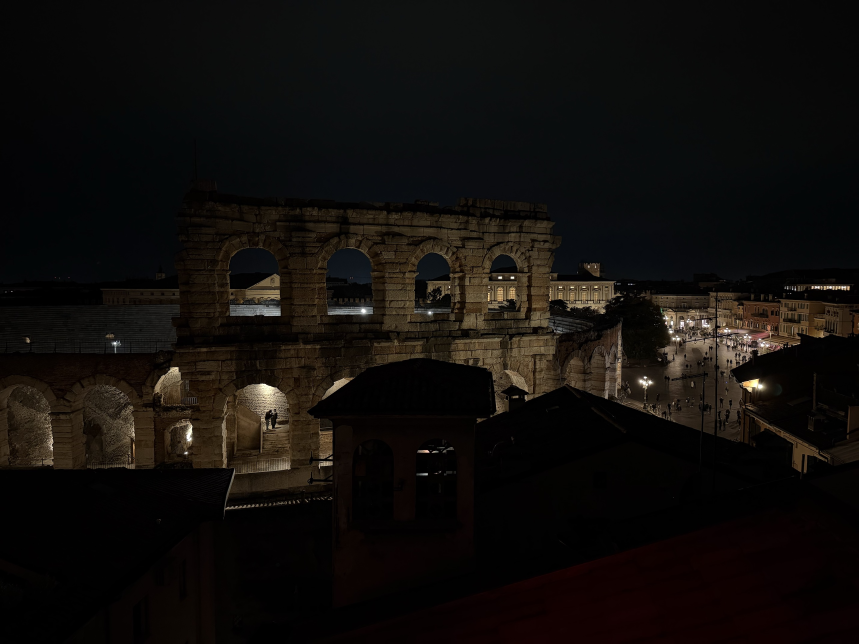
#> input picture data/original_img/arena.png, 2576 x 1932 px (shown at 1/3 size)
$ python main.py
#> lines starting #> are read from the running program, lines starting #| are printed output that depends on the picture
#> in main, image is the input picture: shape (1932, 2576, 3); mean B, G, R 11.4, 13.9, 17
### src/mod_img.py

"""
Data preparation: resizing and synthetic degradation of the input images
(contrast reduction + Gaussian noise).
"""

import cv2
import numpy as np


def resize_image(image, size):
    """
    Resize the image so that its shorter side equals `size`,
    then crop the center to obtain a size x size image.
    Preserves the aspect ratio (no distortion).
    """
#> called with size = 256
    h, w = image.shape[:2]
#> h = 1932; w = 2576

    # scale factor: the shorter side becomes `size`
    scale = size / min(h, w)
#> scale = 0.133
    new_w = max(size, round(w * scale))
#> new_w = 341
    new_h = max(size, round(h * scale))
#> new_h = 256
    resized = cv2.resize(image, (new_w, new_h), interpolation=cv2.INTER_AREA)

    # center crop
    y0 = (new_h - size) // 2
#> y0 = 0
    x0 = (new_w - size) // 2
#> x0 = 42
    return resized[y0:y0 + size, x0:x0 + size]

def reducing_contrast(image, alpha):
    """
    Reduce the contrast of the image while preserving its mean brightness:
    out = mean + alpha * (I - mean), with the global mean over all channels.
    alpha < 1 compresses pixel values toward the mean.
    """
#> called with alpha = 0.7
    mean = np.mean(image)
#> mean = 15.7
    beta = mean * (1 - alpha)
#> beta = 4.71
    reduced_contrast_image = cv2.convertScaleAbs(image, alpha=alpha, beta=beta)
    return reduced_contrast_image

def gaussian_noise(image, sigma):
    """
    Add zero-mean Gaussian noise to the image.
    sigma controls the noise intensity (standard deviation).
    """
#> called with sigma = 10
    noise = np.random.normal(0, sigma, image.shape)   # independent noise per pixel and channel
    noisy_image = image.astype(np.float32) + noise    # float avoids uint8 overflow/wrap-around
    noisy_image = np.clip(noisy_image, 0, 255)        # back to the valid range
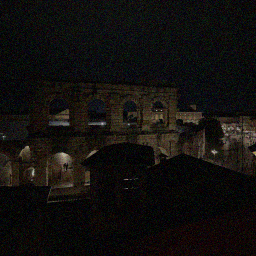
#> noisy_image: shape (256, 256, 3) float64; mean B, G, R 14.5, 16.5, 18.6
    return noisy_image.astype(np.uint8)

def modify_image(image, alpha, sigma):
    """
    Synthetic degradation: first reduce the contrast, then add Gaussian noise.
    """
    reduced_contrast_image = reducing_contrast(image, alpha)
    final_image = gaussian_noise(reduced_contrast_image, sigma)

    return final_image

### src/metrics.py

"""
Quality metrics: MSE, PSNR and SSIM between a reference image and a test image.
"""

import numpy as np
from skimage.metrics import structural_similarity


def metric_ssim(reference, test):
    """
    Compute the Structural Similarity Index (SSIM) between two color images.
    SSIM is computed on local windows (Gaussian-weighted) and averaged over
    the image and over the three channels. Range: [-1, 1], higher is better (1 = identical).
    """
    if reference.shape != test.shape:
        raise ValueError("Input images must have the same dimensions.")

    return structural_similarity(
        reference, test,
        data_range=255,              # uint8 images: values go from 0 to 255
        channel_axis=2,              # channels are on the third axis (H, W, C)
        gaussian_weights=True,       # Gaussian window, as in the original SSIM paper
        sigma=1.5,                   # std of the Gaussian window (11x11 window)
        use_sample_covariance=False, # population covariance, as in the original paper
    )


def metric_mse(reference, test):
    """
    Compute the Mean Squared Error (MSE) between two images.
    MSE is the average of the squared differences between pixel values.
    """
    if reference.shape != test.shape:
        raise ValueError("Input images must have the same dimensions.")

    # float avoids uint8 wrap-around when subtracting (e.g. 10 - 20 = 246 in uint8)
    mse = np.mean((reference.astype(np.float32) - test.astype(np.float32)) ** 2)
#> mse = 126
    return mse

def metric_psnr(reference, test, max_val=255):
    """
    Compute the Peak Signal-to-Noise Ratio (PSNR) between two images, in dB:
    PSNR = 10 * log10(max_val^2 / MSE). Higher is better.
    Returns inf when the images are identical (MSE = 0).
    """
    mse = metric_mse(reference, test)
#> mse = 126
    if mse == 0:
        return float('inf')
    psnr = 10 * np.log10((max_val ** 2) / mse)
#> psnr = 27.13
    return psnr

### src/stretching_mthd.py

"""
Method 2: linear contrast stretching, applied to each BGR channel separately.
"""

import numpy as np

def stretching_canalBGR (image, a, b , PERCENTILE_LOW, PERCENTILE_HIGH):

    """
    Stretch the pixel values of a BGR image to a specified range [a, b].
    This function applies linear contrast stretching to each channel independently.

    Parameters:
    - image: Input BGR image (numpy array).
    - a: Lower bound of the desired output range.
    - b: Upper bound of the desired output range.
    - PERCENTILE_LOW: percentile used as the lower limit of the input range (e.g. 0.5).
    - PERCENTILE_HIGH: percentile used as the upper limit of the input range (e.g. 99.5).

    Returns:
    - Stretched BGR image (numpy array) with pixel values in the range [a, b].
    """
    # Ensure the input image is in float format for calculations
    image_float = image.astype(np.float32)

    # Initialize an empty array for the stretched image
    stretched_image = np.zeros_like(image_float)

    # Process each channel independently
    for channel in range(3):  # Assuming the image has 3 channels (B,G,R)
        channel_data = image_float[:, :, channel]

        # Robust min/max: percentiles ignore a few extreme pixels (e.g. noise outliers)
        min_val = np.percentile(channel_data, PERCENTILE_LOW)
        max_val = np.percentile(channel_data, PERCENTILE_HIGH)

        # Apply linear contrast stretching formula
        # out = (I - low) * (b - a) / (high - low) + a
        stretched_channel = (channel_data - min_val) * ((b - a) / (max_val - min_val)) + a

        # Clip values to ensure they are within [a, b]
        stretched_channel = np.clip(stretched_channel, a, b)

        # Assign the stretched channel back to the output image
        stretched_image[:, :, channel] = stretched_channel

    # Convert back to uint8 format for display or saving
    return stretched_image.astype(np.uint8)

### src/equalization_mthd.py
"""
Method 3: histogram equalization on the V channel of HSV.
"""

import cv2


def equalization_HSV(image):
    """
    Equalize the histogram of the V (value) channel of a BGR image,
    leaving hue (H) and saturation (S) unchanged.
    V = max(B, G, R) does not follow perceived brightness, so saturated
    colors can change more than expected.

    Parameters:
    - image: input BGR image (uint8).

    Returns:
    - equalized BGR image (uint8).
    """
    # Convert BGR to HSV
    hsv = cv2.cvtColor(image, cv2.COLOR_BGR2HSV)

    # Equalize only V: spreads the brightness values over the full range [0, 255]
    hsv[:, :, 2] = cv2.equalizeHist(hsv[:, :, 2])

    # Convert back to BGR
    equalized_image = cv2.cvtColor(hsv, cv2.COLOR_HSV2BGR)

    return equalized_image

### src/denoising_mthd.py

"""
Method 4: denoising with two filters, bilateral and non-local means.
"""

import cv2

def denoising_bilateral(image, d, sigma_color, sigma_space):
    """
    Apply bilateral filtering to denoise the image.
    Each pixel becomes a weighted average of its neighbors; weights depend on
    spatial distance and color similarity, so edges between different colors are kept.

    Parameters:
    - image: Input image (numpy array).
    - d: Diameter of each pixel neighborhood.
    - sigma_color: Filter sigma in color space.
    - sigma_space: Filter sigma in coordinate space.

    Returns:
    - Denoised image (numpy array).
    """
    denoised_image = cv2.bilateralFilter(image, d, sigma_color, sigma_space)
    return denoised_image

def denoising_non_local_means(image, h, template_window_size, search_window_size):
    """
    Apply Non-Local Means Denoising to the image.
    Each pixel is averaged with pixels whose surrounding patches look alike,
    even if they are far apart within the search window.

    Parameters:
    - image: Input image (numpy array).
    - h: Parameter regulating filter strength.
    - template_window_size: Size of the template patch.
    - search_window_size: Size of the window used to compute weighted average.

    Returns:
    - Denoised image (numpy array).
    """

    # h is used for both luminance and color components (h and hColor)
    denoised_image = cv2.fastNlMeansDenoisingColored(image, None, h, h, template_window_size, search_window_size)
    return denoised_image

### src/visualization.py

"""
Comparison figures for the report: one 2-row grid per image.
"""


import cv2
import matplotlib
matplotlib.use("Agg")    # must be set before importing pyplot; no windows, figures are only saved to file
import matplotlib.pyplot as plt


def to_rgb(image_bgr):
    """OpenCV images are BGR, matplotlib expects RGB."""
    return cv2.cvtColor(image_bgr, cv2.COLOR_BGR2RGB)


def save_comparison_figure(name, resized, degraded, real_results, degraded_results, metrics_by_method, out_path):
    """
    Save a 2-row comparison grid for one image.
    Row 1 (real):      resized original | each method applied to the original
    Row 2 (synthetic): degraded         | each method applied to the degraded image
    Titles in row 2 report PSNR and SSIM against the resized original.

    - real_results / degraded_results: dict  method name -> result image (BGR)
    - metrics_by_method: dict  method name -> (psnr, ssim); must include "baseline"
    """
    n_cols = 1 + len(degraded_results)
    fig, axes = plt.subplots(2, n_cols, figsize=(3 * n_cols, 7.5))

    # Row 1: real image and methods applied to it (qualitative only)
    axes[0, 0].imshow(to_rgb(resized))
    axes[0, 0].set_title("original (real)", fontsize=9)
    for col, (method, img) in enumerate(real_results.items(), start=1):
        axes[0, col].imshow(to_rgb(img))
        axes[0, col].set_title(f"{method} (real)", fontsize=9)

    # Row 2: degraded image and methods applied to it (with metrics)
    psnr_b, ssim_b = metrics_by_method["baseline"]
    axes[1, 0].imshow(to_rgb(degraded))
    axes[1, 0].set_title(f"degraded\nPSNR {psnr_b:.2f} dB | SSIM {ssim_b:.3f}", fontsize=9)
    for col, (method, img) in enumerate(degraded_results.items(), start=1):
        psnr_v, ssim_v = metrics_by_method[method]
        axes[1, col].imshow(to_rgb(img))
        axes[1, col].set_title(f"{method}\nPSNR {psnr_v:.2f} dB | SSIM {ssim_v:.3f}", fontsize=9)

    for ax in axes.ravel():
        ax.axis("off")             # no ticks: these are images, not plots

    fig.suptitle(f"{name} - metrics (row 2) computed against original (real)", fontsize=12)
    fig.tight_layout()
    fig.subplots_adjust(hspace=0.35)     # extra vertical space so the two-line titles do not overlap
    fig.savefig(out_path, dpi=150)
    plt.close(fig)                 # free memory

### src/main.py
import os
import cv2
import numpy as np
import csv
from pathlib import Path

import mod_img
import metrics
import stretching_mthd
import equalization_mthd
import denoising_mthd
import visualization

# ---------------- Experiment parameters (documented in README and report) ----------------
# Data preparation
RESIZE_SIZE = 256        # output size (pixels) of the resized images
ALPHA = 0.7              # contrast reduction factor (1 = unchanged)
SIGMA = 10               # std of the Gaussian noise (0-255 scale)
SEED = 42                # random seed for noise generation

# Method 2: linear stretching
PERCENTILE_LOW = 0.5     # lower percentile for contrast stretching
PERCENTILE_HIGH = 99.5   # upper percentile for contrast stretching

# Method 4: denoising
BILATERAL_D = 9                # diameter of the pixel neighborhood
BILATERAL_SIGMA_COLOR = 75     # how different two colors can be and still be averaged
BILATERAL_SIGMA_SPACE = 75     # how far two pixels can be and still be averaged
NLM_H = 10                     # filter strength (higher = more noise removed, less detail)
NLM_TEMPLATE_WINDOW = 7        # size of the patches compared
NLM_SEARCH_WINDOW = 21         # size of the area where similar patches are searched
# -------------------------------------------------------------------------------------------

IMAGE_NAMES = ["arena", "firenze", "ippopotamo", "panda", "penna"]

BASE_DIR = Path(__file__).resolve().parent.parent   # project folder (above src)
INPUT_DIR = BASE_DIR / "data" / "original_img"
RESIZED_DIR = BASE_DIR / "data" / "resized_img"
DEGRADED_DIR = BASE_DIR / "data" / "degraded_img"
OUTPUT_DIR_PROCESSED = BASE_DIR / "output" / "processed_img"
STRETCHING_DIR = OUTPUT_DIR_PROCESSED / "stretching_img"
EQUALIZATION_DIR = OUTPUT_DIR_PROCESSED / "equalization_img"
DENOISING_DIR = OUTPUT_DIR_PROCESSED / "denoising_img"
COMPARISON_DIR = BASE_DIR / "output" / "comparison_img"
METRICS_CSV = BASE_DIR / "output" / "metrics.csv"

# File naming scheme for processed images: <image>_<degraded|real>_<method>.png
# where <method> is the same name used in metrics.csv


def main():
    np.random.seed(SEED)  # for reproducibility of the noise

    os.makedirs(RESIZED_DIR, exist_ok=True)
    os.makedirs(DEGRADED_DIR, exist_ok=True)
    os.makedirs(STRETCHING_DIR, exist_ok=True)
    os.makedirs(EQUALIZATION_DIR, exist_ok=True)
    os.makedirs(DENOISING_DIR, exist_ok=True)
    os.makedirs(COMPARISON_DIR, exist_ok=True)

    results = []   # one entry per (image, method): later written to metrics.csv

    for name in IMAGE_NAMES:
        input_path = INPUT_DIR / f"{name}.png"
        image = cv2.imread(str(input_path))
        if image is None:
            print(f"Error: could not read '{input_path}'")
            continue

        # --- Data preparation ---
        resized_image = mod_img.resize_image(image, RESIZE_SIZE)
        degraded_image = mod_img.modify_image(resized_image, ALPHA, SIGMA)
        cv2.imwrite(str(RESIZED_DIR / f"{name}_resized.png"), resized_image)
        cv2.imwrite(str(DEGRADED_DIR / f"{name}_degraded.png"), degraded_image)

        # --- Method 1: baseline (degraded image, no processing) ---
        psnr_baseline = metrics.metric_psnr(resized_image, degraded_image)
#> psnr_baseline = 27.13
        ssim_baseline = metrics.metric_ssim(resized_image, degraded_image)
#> ssim_baseline = 0.462
        results.append({"image": name, "method": "baseline", "psnr": psnr_baseline, "ssim": ssim_baseline})

        # Collect results of this image for the comparison figure
        # (keys are the panel titles shown in the figure, not the CSV method names)
        real_results = {}
        degraded_results = {}
        metrics_by_method = {"baseline": (psnr_baseline, ssim_baseline)}
#> metrics_by_method = {'baseline': (27.13, 0.462)}

        # --- Method 2: linear stretching (per channel) ---
        # on the degraded image -> evaluated with metrics
        stretched_deg = stretching_mthd.stretching_canalBGR(degraded_image, 0, 255, PERCENTILE_LOW, PERCENTILE_HIGH)
#> the loop in stretching_canalBGR, `for channel in range(3):` made 3 passes
#> max_val on passes 1 to 3: 84, 98, 108
#> after the loop in stretching_canalBGR, `for channel in range(3):`:
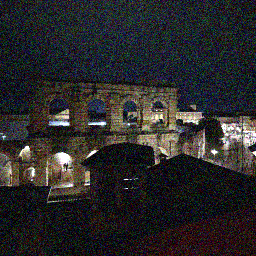
#> stretched_image: shape (256, 256, 3) float32; mean B, G, R 42.3, 41.5, 42.7
        cv2.imwrite(str(STRETCHING_DIR / f"{name}_degraded_stretching.png"), stretched_deg)
        psnr_stretched = metrics.metric_psnr(resized_image, stretched_deg)
#> psnr_stretched = 16.49
        ssim_stretched = metrics.metric_ssim(resized_image, stretched_deg)
#> ssim_stretched = 0.142
        results.append({"image": name, "method": "stretching", "psnr": psnr_stretched, "ssim": ssim_stretched})

        # on the real (resized) image -> qualitative evaluation only
        stretched_real = stretching_mthd.stretching_canalBGR(resized_image, 0, 255, PERCENTILE_LOW, PERCENTILE_HIGH)
#> call 2 of stretching_canalBGR, with a = 0, b = 255, PERCENTILE_LOW = 0.5, PERCENTILE_HIGH = 99.5
#> the loop in stretching_canalBGR (call 2), `for channel in range(3):` made 3 passes
#> max_val on passes 1 to 3: 109, 128.3, 145
#> pass 1, in stretching_canalBGR (call 2), `channel_data = image_float[:, :, channel]`:
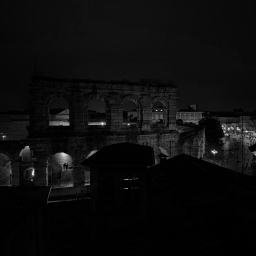
#> channel_data: shape (256, 256) float32; min 0, max 251, mean 12.7
#> after the loop in stretching_canalBGR (call 2), `for channel in range(3):`:
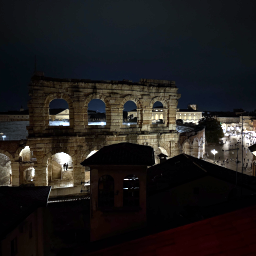
#> stretched_image: shape (256, 256, 3) float32; mean B, G, R 29.3, 30.7, 32.9
        cv2.imwrite(str(STRETCHING_DIR / f"{name}_real_stretching.png"), stretched_real)

        degraded_results["stretching"] = stretched_deg
        real_results["stretching"] = stretched_real
        metrics_by_method["stretching"] = (psnr_stretched, ssim_stretched)

        # --- Method 3: histogram equalization (HSV) ---
        # on the degraded image -> evaluated with metrics
        equalized_hsv = equalization_mthd.equalization_HSV(degraded_image)
#> in equalization_HSV, `hsv = cv2.cvtColor(image, cv2.COLOR_BGR2HSV)`: hsv: shape (256, 256, 3); mean H, S, V 78.2, 189, 24.6
#> in equalization_HSV, `hsv[:, :, 2] = cv2.equalizeHist(hsv[:, :, 2])`: hsv: shape (256, 256, 3); mean H, S, V 78.2, 189, 129.4
#> in equalization_HSV, `equalized_image = cv2.cvtColor(hsv, cv2.COLOR_HSV2BGR)`:
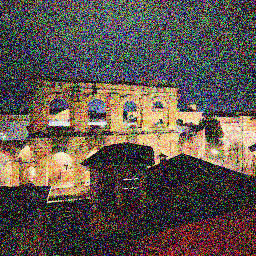
#> equalized_image: shape (256, 256, 3); mean B, G, R 73.2, 82.3, 92.7
        cv2.imwrite(str(EQUALIZATION_DIR / f"{name}_degraded_equalization_hsv.png"), equalized_hsv)
        psnr_equalized = metrics.metric_psnr(resized_image, equalized_hsv)
#> psnr_equalized = 8.91
        ssim_equalized = metrics.metric_ssim(resized_image, equalized_hsv)
#> ssim_equalized = 0.0419
        results.append({"image": name, "method": "equalization_hsv", "psnr": psnr_equalized, "ssim": ssim_equalized})

        # on the real (resized) image -> qualitative evaluation only
        equalized_real = equalization_mthd.equalization_HSV(resized_image)
#> in equalization_HSV (call 2), `hsv = cv2.cvtColor(image, cv2.COLOR_BGR2HSV)`: hsv: shape (256, 256, 3); mean H, S, V 45, 102.9, 20.1
#> in equalization_HSV (call 2), `hsv[:, :, 2] = cv2.equalizeHist(hsv[:, :, 2])`: hsv: shape (256, 256, 3); mean H, S, V 45, 102.9, 129.6
#> in equalization_HSV (call 2), `equalized_image = cv2.cvtColor(hsv, cv2.COLOR_HSV2BGR)`:
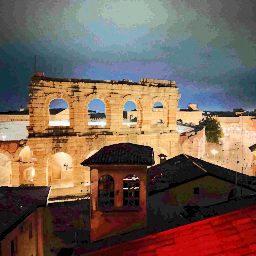
#> equalized_image: shape (256, 256, 3); mean B, G, R 84.8, 96.8, 117.1
        cv2.imwrite(str(EQUALIZATION_DIR / f"{name}_real_equalization_hsv.png"), equalized_real)

        degraded_results["equalization HSV"] = equalized_hsv
        real_results["equalization HSV"] = equalized_real
        metrics_by_method["equalization HSV"] = (psnr_equalized, ssim_equalized)

        # --- Method 4: denoising (bilateral) ---
        # on the degraded image -> evaluated with metrics
        denoised_bilateral = denoising_mthd.denoising_bilateral(degraded_image, d=BILATERAL_D, sigma_color=BILATERAL_SIGMA_COLOR, sigma_space=BILATERAL_SIGMA_SPACE)
        cv2.imwrite(str(DENOISING_DIR / f"{name}_degraded_denoising_bilateral.png"), denoised_bilateral)
        psnr_denoised_bilateral = metrics.metric_psnr(resized_image, denoised_bilateral)
#> psnr_denoised_bilateral = 28.81
        ssim_denoised_bilateral = metrics.metric_ssim(resized_image, denoised_bilateral)
#> ssim_denoised_bilateral = 0.725
        results.append({"image": name, "method": "denoising_bilateral", "psnr": psnr_denoised_bilateral, "ssim": ssim_denoised_bilateral})

        # on the real (resized) image -> qualitative evaluation only
        denoised_bilateral_real = denoising_mthd.denoising_bilateral(resized_image, d=BILATERAL_D, sigma_color=BILATERAL_SIGMA_COLOR, sigma_space=BILATERAL_SIGMA_SPACE)
        cv2.imwrite(str(DENOISING_DIR / f"{name}_real_denoising_bilateral.png"), denoised_bilateral_real)

        degraded_results["bilateral"] = denoised_bilateral
        real_results["bilateral"] = denoised_bilateral_real
        metrics_by_method["bilateral"] = (psnr_denoised_bilateral, ssim_denoised_bilateral)

        # --- Method 4: denoising (non-local means) ---
        # on the degraded image -> evaluated with metrics
        denoised_nlm = denoising_mthd.denoising_non_local_means(degraded_image, h=NLM_H, template_window_size=NLM_TEMPLATE_WINDOW, search_window_size=NLM_SEARCH_WINDOW)
        cv2.imwrite(str(DENOISING_DIR / f"{name}_degraded_denoising_nlm.png"), denoised_nlm)
        psnr_denoised_nlm = metrics.metric_psnr(resized_image, denoised_nlm)
#> psnr_denoised_nlm = 27.87
        ssim_denoised_nlm = metrics.metric_ssim(resized_image, denoised_nlm)
#> ssim_denoised_nlm = 0.524
        results.append({"image": name, "method": "denoising_nlm", "psnr": psnr_denoised_nlm, "ssim": ssim_denoised_nlm})

        # on the real (resized) image -> qualitative evaluation only
        denoised_nlm_real = denoising_mthd.denoising_non_local_means(resized_image, h=NLM_H, template_window_size=NLM_TEMPLATE_WINDOW, search_window_size=NLM_SEARCH_WINDOW)
        cv2.imwrite(str(DENOISING_DIR / f"{name}_real_denoising_nlm.png"), denoised_nlm_real)

        degraded_results["NLM"] = denoised_nlm
        real_results["NLM"] = denoised_nlm_real
        metrics_by_method["NLM"] = (psnr_denoised_nlm, ssim_denoised_nlm)

        print(f"{name}: PSNR baseline = {psnr_baseline:.2f} dB, stretching = {psnr_stretched:.2f} dB, equalization HSV = {psnr_equalized:.2f} dB, denoising bilateral = {psnr_denoised_bilateral:.2f} dB, denoising NLM = {psnr_denoised_nlm:.2f} dB \n\tSSIM baseline = {ssim_baseline:.4f}, stretching = {ssim_stretched:.4f}, equalization HSV = {ssim_equalized:.4f}, denoising bilateral = {ssim_denoised_bilateral:.4f}, denoising NLM = {ssim_denoised_nlm:.4f}")
#| arena: PSNR baseline = 27.13 dB, stretching = 16.49 dB, equalization HSV = 8.91 dB, denoising bilateral = 28.81 dB, denoising NLM = 27.87 dB
#| 	SSIM baseline = 0.4620, stretching = 0.1422, equalization HSV = 0.0419, denoising bilateral = 0.7251, denoising NLM = 0.5236

        # --- Comparison figure for this image ---
        visualization.save_comparison_figure(
            name, resized_image, degraded_image,
            real_results, degraded_results, metrics_by_method,
            COMPARISON_DIR / f"{name}_comparison.png",
        )
#> in save_comparison_figure, `n_cols = 1 + len(degraded_results)`: n_cols = 5
#> the loop in save_comparison_figure, `for col, (method, img) in enumerate(real_results.items(), start=1):` made 4 passes
#> method on passes 1 to 4: 'stretching', 'equalization HSV', 'bilateral', 'NLM'
#> in save_comparison_figure, `psnr_b, ssim_b = metrics_by_method["baseline"]`: psnr_b = 27.13; ssim_b = 0.462
#> the loop in save_comparison_figure, `for col, (method, img) in enumerate(degraded_results.items(), start=1):` made 4 passes
#> (method, psnr_v, ssim_v) on passes 1 to 4: ('stretching', 16.49, 0.142), ('equalization HSV', 8.91, 0.0419), ('bilateral', 28.81, 0.725), ('NLM', 27.87, 0.524)
#> the loop in save_comparison_figure, `for ax in axes.ravel():` made 10 passes
#> in save_comparison_figure, `fig.savefig(out_path, dpi=150)`:
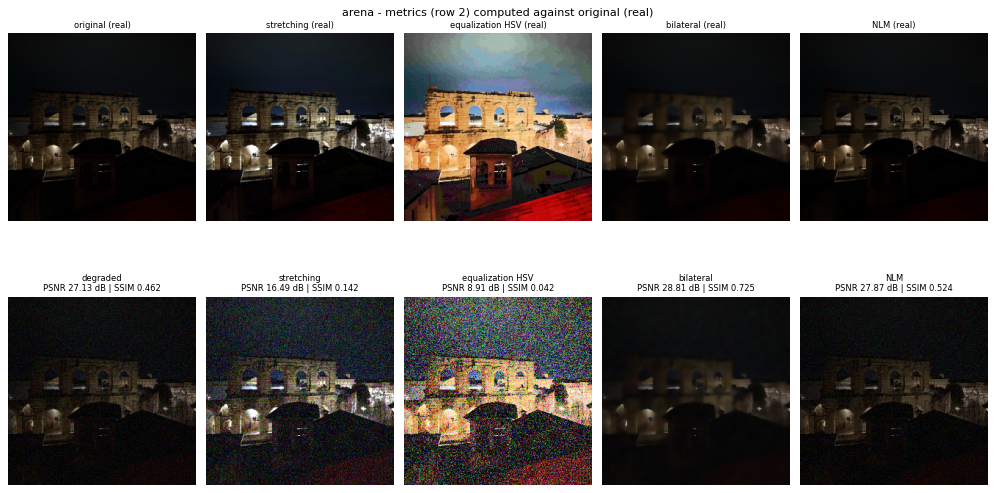
#> figure drawn by matplotlib, 10 panels

    # --- Save all metrics to CSV (written once, after processing every image) ---
    with open(METRICS_CSV, "w", newline="") as f:
        writer = csv.DictWriter(f, fieldnames=["image", "method", "psnr", "ssim"])
        writer.writeheader()
        writer.writerows(results)

    print(f"Metrics saved to {METRICS_CSV}")


if __name__ == "__main__":
    main()
